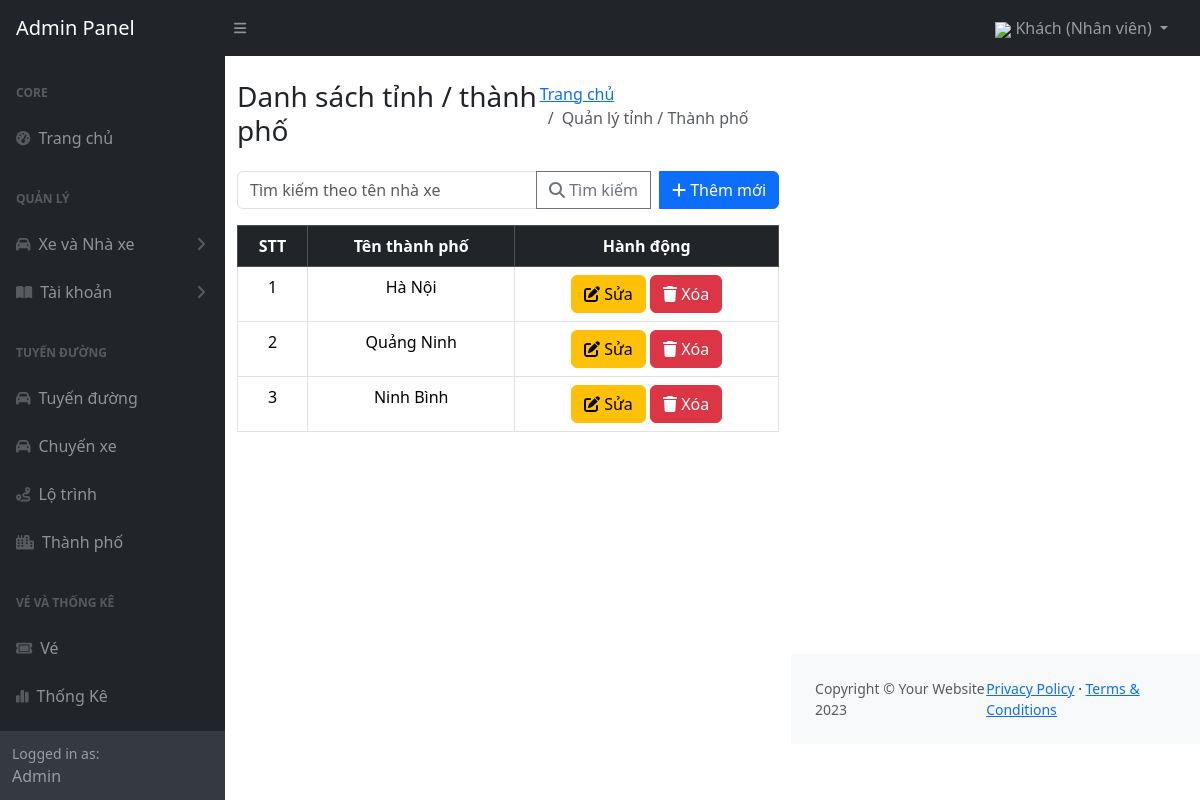
The page /admin/views/city.php on the database its author committed.
### tables this page shows
CREATE TABLE `city` (
  `id_city` int(11) NOT NULL,
  `city_name` varchar(255) NOT NULL
);

### admin/views/city.php (the view, shortened to what this page needs)
<?php include_once 'navbar.php'; ?>
<?php include_once 'slidebar.php'; ?>
<?php $db = new Database();
$conn = $db->connectBee();
?>
<!DOCTYPE html>
<html lang="en">
<head>
    <link href="https://cdn.jsdelivr.net/npm/bootstrap@5.3.1/dist/css/bootstrap.min.css" rel="stylesheet">
    <link href="https://cdnjs.cloudflare.com/ajax/libs/font-awesome/6.0.0-beta3/css/all.min.css" rel="stylesheet">
</head>
<body>
    <div id="layoutSidenav_content">
        <div class="container mt-4">
            <div class="d-flex justify-content-between align-items-center mb-3">
                <h3>Danh sách tỉnh / thành phố</h3>
                <ol class="breadcrumb mb-4">
                    <li class="breadcrumb-item"><a href="index.php">Trang chủ</a></li>
                    <li class="breadcrumb-item active">Quản lý tỉnh / Thành phố</li>
                </ol>
            </div>
            <div class="input-group mb-3">
                <input type="text" class="form-control w-50" id="searchKeyword" placeholder="Tìm kiếm theo tên nhà xe">
                <button class="btn btn-outline-secondary" id="btnSearch"><i class="fas fa-search"></i> Tìm kiếm</button>
                <button class="btn btn-primary ms-2" id="btnAdd" data-bs-toggle="modal" data-bs-target="#addModal">
                    <i class="fas fa-plus"></i> Thêm mới
                </button>
            </div>
<div class="text-center">
                <table class="table table-bordered table-hover">
                    <thead class="table-dark">
                        <tr>
                            <th>STT</th>
                            <th>Tên thành phố</th>
                            <th>Hành động</th>
                        </tr>
                    </thead>
                    <tbody id="dataTable">
                    <?php
                    $search_keyword = $_POST['search_keyword'] ?? '';
                    $sql = "SELECT id_city, city_name FROM city";
                    if ($search_keyword) {
                        $sql .= " WHERE city_name LIKE ?";
                        $stmt = $conn->prepare($sql);
                        $like_keyword = "%" . $search_keyword . "%";
                        $stmt->bind_param("s", $like_keyword);
                        $stmt->execute();
                        $result = $stmt->get_result();
                    } else {
                        $result = $conn->query($sql);
                    }
                    if ($result->num_rows > 0) {
                        $stt = 1;
                        while ($row = $result->fetch_assoc()) {
                            echo '<tr>';
                            echo '<td>' . $stt++ . '</td>';
                            echo '<td>' . htmlspecialchars($row['city_name'], ENT_QUOTES) . '</td>';
                            echo '<td>
                            <button class="btn btn-warning btnEdit" data-id="' . $row['id_city'] . '" data-city_name="' . htmlspecialchars($row['city_name'], ENT_QUOTES) . '"><i class="fas fa-edit"></i> Sửa
                            </button>
                            <button class="btn btn-danger btnDelete" data-id="' . $row['id_city'] . '">
                            <i class="fas fa-trash"></i> Xóa
                            </button></td>';
                            echo '</tr>';
                        }
                    } else {
                        echo "<tr><td colspan='3' class='text-center'>Không có dữ liệu</td></tr>";
                    }
                    ?>
                    </tbody>
                </table>
            </div>
        </div>
    </div>
</body>
</html>
<? include_once 'footer.php'; ?>

### rows shown on the page
city: city_name "Hà Nội"
city: city_name "Quảng Ninh"
city: city_name "Ninh Bình"

### other values the page prints
$username "Khách"
$usertype "Nhân viên"
